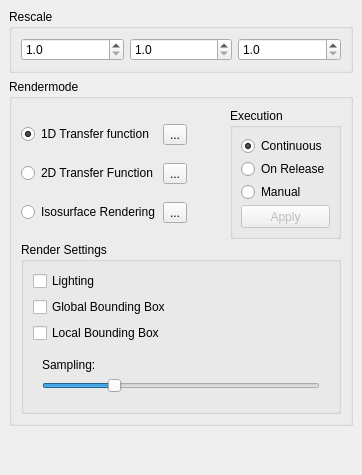
  <widget class="QDockWidget" name="dockWidget_RenderOptions" >
   <property name="windowTitle" >
    <string>Rendering Options</string>
   </property>
   <attribute name="dockWidgetArea" >
    <number>2</number>
   </attribute>
   <widget class="QWidget" name="dockWidgetContents_7" >
    <layout class="QVBoxLayout" name="verticalLayout_13" >
     <item>
      <widget class="QGroupBox" name="groupBox_12" >
       <property name="title" >
        <string>Rescale</string>
       </property>
       <layout class="QHBoxLayout" name="horizontalLayout_18" >
        <item>
         <widget class="QDoubleSpinBox" name="doubleSpinBox_RescaleX" >
          <property name="decimals" >
           <number>1</number>
          </property>
          <property name="minimum" >
           <double>1.000000000000000</double>
          </property>
          <property name="singleStep" >
           <double>0.100000000000000</double>
          </property>
         </widget>
        </item>
        <item>
         <widget class="QDoubleSpinBox" name="doubleSpinBox_RescaleY" >
          <property name="decimals" >
           <number>1</number>
          </property>
          <property name="minimum" >
           <double>1.000000000000000</double>
          </property>
          <property name="singleStep" >
           <double>0.100000000000000</double>
          </property>
         </widget>
        </item>
        <item>
         <widget class="QDoubleSpinBox" name="doubleSpinBox_RescaleZ" >
          <property name="decimals" >
           <number>1</number>
          </property>
          <property name="minimum" >
           <double>1.000000000000000</double>
          </property>
          <property name="singleStep" >
           <double>0.100000000000000</double>
          </property>
         </widget>
        </item>
       </layout>
      </widget>
     </item>
     <item>
      <widget class="QGroupBox" name="groupBox_9" >
       <property name="title" >
        <string>Rendermode</string>
       </property>
       <layout class="QVBoxLayout" name="verticalLayout_15" >
        <property name="spacing" >
         <number>3</number>
        </property>
        <property name="margin" >
         <number>9</number>
        </property>
        <item>
         <widget class="QFrame" name="frame_17" >
          <property name="frameShape" >
           <enum>QFrame::NoFrame</enum>
          </property>
          <property name="frameShadow" >
           <enum>QFrame::Raised</enum>
          </property>
          <property name="lineWidth" >
           <number>0</number>
          </property>
          <layout class="QHBoxLayout" name="horizontalLayout_17" >
           <property name="spacing" >
            <number>3</number>
           </property>
           <property name="margin" >
            <number>0</number>
           </property>
           <item>
            <widget class="QFrame" name="frame_18" >
             <property name="frameShape" >
              <enum>QFrame::NoFrame</enum>
             </property>
             <property name="frameShadow" >
              <enum>QFrame::Plain</enum>
             </property>
             <property name="lineWidth" >
              <number>0</number>
             </property>
             <layout class="QVBoxLayout" name="verticalLayout_33" >
              <property name="spacing" >
               <number>3</number>
              </property>
              <property name="margin" >
               <number>0</number>
              </property>
              <item>
               <widget class="QRadioButton" name="radioButton_1DTrans" >
                <property name="minimumSize" >
                 <size>
                  <width>0</width>
                  <height>18</height>
                 </size>
                </property>
                <property name="toolTip" >
                 <string>Use 1D transfer functions [1]</string>
                </property>
                <property name="statusTip" >
                 <string>Use 1D transfer functions [1]</string>
                </property>
                <property name="text" >
                 <string>1D Transfer function</string>
                </property>
                <property name="shortcut" >
                 <string>1</string>
                </property>
                <property name="checked" >
                 <bool>true</bool>
                </property>
               </widget>
              </item>
              <item>
               <widget class="QRadioButton" name="radioButton_2DTrans" >
                <property name="minimumSize" >
                 <size>
                  <width>0</width>
                  <height>18</height>
                 </size>
                </property>
                <property name="toolTip" >
                 <string>Use 2D transfer functions [2]</string>
                </property>
                <property name="statusTip" >
                 <string>Use 2D transfer functions [2]</string>
                </property>
                <property name="text" >
                 <string>2D Transfer Function</string>
                </property>
                <property name="shortcut" >
                 <string>2</string>
                </property>
               </widget>
              </item>
              <item>
               <widget class="QRadioButton" name="radioButton_Iso" >
                <property name="minimumSize" >
                 <size>
                  <width>0</width>
                  <height>18</height>
                 </size>
                </property>
                <property name="statusTip" >
                 <string>Use Isosurfacing [3]</string>
                </property>
                <property name="whatsThis" >
                 <string>Use Isosurfacing [3]</string>
                </property>
                <property name="text" >
                 <string>Isosurface Rendering</string>
                </property>
                <property name="shortcut" >
                 <string>3</string>
                </property>
               </widget>
              </item>
             </layout>
            </widget>
           </item>
           <item>
            <widget class="QFrame" name="frame_19" >
             <property name="frameShape" >
              <enum>QFrame::NoFrame</enum>
             </property>
             <property name="frameShadow" >
              <enum>QFrame::Plain</enum>
             </property>
             <property name="lineWidth" >
              <number>0</number>
             </property>
             <layout class="QVBoxLayout" name="verticalLayout_34" >
              <property name="spacing" >
               <number>2</number>
              </property>
              <property name="margin" >
               <number>0</number>
              </property>
              <item>
               <widget class="QToolButton" name="toolButton_Open1DTrans" >
                <property name="toolTip" >
                 <string>Show 1D transfer function editor.</string>
                </property>
                <property name="statusTip" >
                 <string>Show 1D transfer function editor.</string>
                </property>
                <property name="whatsThis" >
                 <string>Show 1D transfer function editor.</string>
                </property>
                <property name="text" >
                 <string>...</string>
                </property>
               </widget>
              </item>
              <item>
               <widget class="QToolButton" name="toolButton_Open2DTrans" >
                <property name="toolTip" >
                 <string>Show 2D transfer function editor.</string>
                </property>
                <property name="statusTip" >
                 <string>Show 2D transfer function editor.</string>
                </property>
                <property name="whatsThis" >
                 <string>Show 2D transfer function editor.</string>
                </property>
                <property name="text" >
                 <string>...</string>
                </property>
               </widget>
              </item>
              <item>
               <widget class="QToolButton" name="toolButton_OpenIso" >
                <property name="toolTip" >
                 <string>Show isosurface editor.</string>
                </property>
                <property name="statusTip" >
                 <string>Show isosurface editor.</string>
                </property>
                <property name="whatsThis" >
                 <string>Show isosurface editor.</string>
                </property>
                <property name="text" >
                 <string>...</string>
                </property>
               </widget>
              </item>
             </layout>
            </widget>
           </item>
           <item>
            <spacer name="horizontalSpacer" >
             <property name="orientation" >
              <enum>Qt::Horizontal</enum>
             </property>
             <property name="sizeHint" stdset="0" >
              <size>
               <width>40</width>
               <height>20</height>
              </size>
             </property>
            </spacer>
           </item>
           <item>
            <widget class="QGroupBox" name="groupBox_5" >
             <property name="title" >
              <string>Execution</string>
             </property>
             <layout class="QVBoxLayout" name="verticalLayout_4" >
              <property name="spacing" >
               <number>3</number>
              </property>
              <property name="margin" >
               <number>8</number>
              </property>
              <item>
               <widget class="QRadioButton" name="radioButton_UpdateContinuous" >
                <property name="toolTip" >
                 <string>All changes to the transfer functions are continously committed to the volume.</string>
                </property>
                <property name="statusTip" >
                 <string>All changes to the transfer functions are continously committed to the volume.</string>
                </property>
                <property name="text" >
                 <string>Continuous</string>
                </property>
                <property name="checked" >
                 <bool>true</bool>
                </property>
               </widget>
              </item>
              <item>
               <widget class="QRadioButton" name="radioButton_UpdateOnRelease" >
                <property name="toolTip" >
                 <string>Changes to the transfer function affect the volume only on mouse release. Select this option if the continous mode is to slow in your machine.</string>
                </property>
                <property name="statusTip" >
                 <string>Changes to the transfer function affect the volume only on mouse release. Select this option if the continous mode is to slow in your machine.</string>
                </property>
                <property name="text" >
                 <string>On Release</string>
                </property>
               </widget>
              </item>
              <item>
               <widget class="QRadioButton" name="radioButton_UpdateManual" >
                <property name="toolTip" >
                 <string>Only upon pressing the "Apply" button below are changes committed to the volume. Select this option of even in "On Release" mode the update is to slow in your machine.</string>
                </property>
                <property name="statusTip" >
                 <string>Only upon pressing the "Apply" button below are changes committed to the volume. Select this option of even in "On Release" mode the update is to slow in your machine.</string>
                </property>
                <property name="text" >
                 <string>Manual</string>
                </property>
               </widget>
              </item>
              <item>
               <widget class="QPushButton" name="pushButton_ApplyUpdate" >
                <property name="enabled" >
                 <bool>false</bool>
                </property>
                <property name="minimumSize" >
                 <size>
                  <width>0</width>
                  <height>23</height>
                 </size>
                </property>
                <property name="toolTip" >
                 <string>Apply changes to the transfer function. Only enabled in Manual mode.</string>
                </property>
                <property name="statusTip" >
                 <string>Apply changes to the transfer function. Only enabled in Manual mode.</string>
                </property>
                <property name="text" >
                 <string>Apply</string>
                </property>
               </widget>
              </item>
             </layout>
            </widget>
           </item>
          </layout>
         </widget>
        </item>
        <item>
         <widget class="QGroupBox" name="groupBox_11" >
          <property name="title" >
           <string>Render Settings</string>
          </property>
          <layout class="QVBoxLayout" name="verticalLayout_25" >
           <item>
            <widget class="QCheckBox" name="checkBox_Lighting" >
             <property name="text" >
              <string>Lighting</string>
             </property>
            </widget>
           </item>
           <item>
            <widget class="QCheckBox" name="checkBox_GBBox" >
             <property name="text" >
              <string>Global Bounding Box</string>
             </property>
            </widget>
           </item>
           <item>
            <widget class="QCheckBox" name="checkBox_LBBox" >
             <property name="text" >
              <string>Local Bounding Box</string>
             </property>
            </widget>
           </item>
           <item>
            <widget class="QFrame" name="frame_5" >
             <property name="frameShape" >
              <enum>QFrame::NoFrame</enum>
             </property>
             <property name="frameShadow" >
              <enum>QFrame::Plain</enum>
             </property>
             <property name="lineWidth" >
              <number>0</number>
             </property>
             <layout class="QVBoxLayout" name="verticalLayout_26" >
              <item>
               <widget class="QLabel" name="label_SamplingRate" >
                <property name="text" >
                 <string>Sampling:</string>
                </property>
               </widget>
              </item>
              <item>
               <widget class="QSlider" name="horizontalSlider_Sampling" >
                <property name="minimum" >
                 <number>1</number>
                </property>
                <property name="maximum" >
                 <number>400</number>
                </property>
                <property name="value" >
                 <number>100</number>
                </property>
                <property name="orientation" >
                 <enum>Qt::Horizontal</enum>
                </property>
               </widget>
              </item>
             </layout>
            </widget>
           </item>
          </layout>
         </widget>
        </item>
       </layout>
      </widget>
     </item>
     <item>
      <spacer name="verticalSpacer_13" >
       <property name="orientation" >
        <enum>Qt::Vertical</enum>
       </property>
       <property name="sizeHint" stdset="0" >
        <size>
         <width>20</width>
         <height>40</height>
        </size>
       </property>
      </spacer>
     </item>
    </layout>
   </widget>
  </widget>
